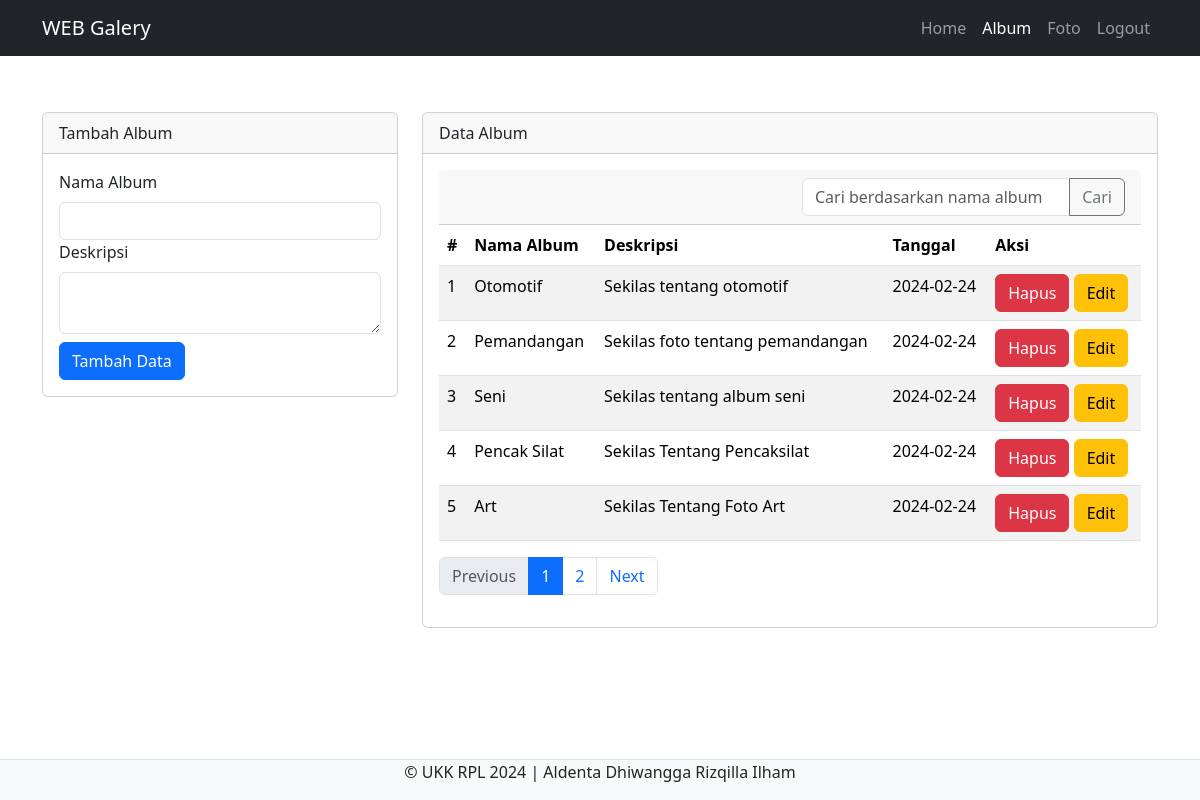
/admin/album.php (signed in), run on the app's committed database.
### tables this page shows
CREATE TABLE `album` (
  `albumid` int(11) NOT NULL,
  `namaalbum` varchar(255) NOT NULL,
  `deskripsi` text NOT NULL,
  `tanggaldibuat` date NOT NULL,
  `userid` int(11) NOT NULL
);

### admin/album.php (the view, shortened to what this page needs)
<?php
$userid = $_SESSION['userid'];
include "../config/koneksi.php";
?>
<!doctype html>
<html lang="en">
<head>
    <link href="https://cdn.jsdelivr.net/npm/bootstrap@5.3.3/dist/css/bootstrap.min.css" rel="stylesheet">
</head>
<body>
    <nav class="navbar navbar-expand-lg navbar-dark bg-dark">
        <div class="container">
            <a class="navbar-brand" href="index.php">WEB Galery</a>
            <div class="collapse navbar-collapse" id="navbarNav">
                <ul class="navbar-nav">
                    <li class="nav-item">
                        <a class="nav-link" href="home.php">Home</a>
                    </li>
                    <li class="nav-item">
                        <a class="nav-link active" href="album.php">Album</a>
                    </li>
                    <li class="nav-item">
                        <a class="nav-link" href="foto.php">Foto</a>
                    </li>
                    <li class="nav-item">
                        <a class="nav-link" href="../config/aksilogout.php">Logout</a>
                    </li>
                </ul>
            </div>
        </div>
    </nav><br><br>
    <div class="container">
        <div class="row">
            <div class="col-md-4">
                <div class="card mt-2">
                    <div class="card-header">Tambah Album</div>
                    <div class="card-body">
                        <form action="../config/aksialbum.php" method="POST">
                            <div class="form-group">
                                <label class="form-label">Nama Album</label>
                                <input type="text" name="namaalbum" class="form-control" required>
                            </div>
                            <div class="form-group">
                                <label class="form-label">Deskripsi</label>
                                <textarea type="text" name="deskripsi" class="form-control" required cols="30" rows="0"></textarea>
                            </div>
                            <button type="submit" class="btn btn-primary mt-2" name="tambah">Tambah Data</button>
                        </form>
                    </div>
                </div>
            </div>
            <div class="col-md-8">
                <div class="card mt-2">
                    <div class="card-header">Data Album</div>
                    <div class="card-body">
                        <?php
                        $rows_per_page = 5;
                        $sql_count = mysqli_query($koneksi, "SELECT COUNT(*) as total FROM album WHERE userid='$userid'");
                        $count_row = mysqli_fetch_assoc($sql_count)['total'];
                        $total_pages = ceil($count_row / $rows_per_page);
                        $current_page = isset($_GET['page']) ? $_GET['page'] : 1;
                        $offset = ($current_page - 1) * $rows_per_page;
                        $sqlpg = mysqli_query($koneksi, "SELECT * FROM album WHERE userid='$userid' LIMIT $offset, $rows_per_page");
                        if (isset($_GET['keyword']) && !empty($_GET['keyword'])) {
                            $keyword = $_GET['keyword'];
                            $sqlpg = mysqli_query($koneksi, "SELECT * FROM album WHERE userid='$userid' AND namaalbum LIKE '%$keyword%' LIMIT $offset, $rows_per_page");
                        } else {
                            $sqlpg = mysqli_query($koneksi, "SELECT * FROM album WHERE userid='$userid' LIMIT $offset, $rows_per_page");
                        }
                        ?>
                        <div class="card-header">
                            <div class="row">
                                <div class="col-md-6">
                                </div>
                                <div class="col-md-6">
                                    <form action="" method="GET">
                                        <div class="input-group">
                                            <input type="text" class="form-control" placeholder="Cari berdasarkan nama album" name="keyword">
                                            <button class="btn btn-outline-secondary" type="submit">Cari</button>
                                        </div>
                                    </form>
                                </div>
                            </div>
                        </div>
                        <table class="table table-striped">
                            <thead>
                                <tr>
                                    <th>#</th>
                                    <th>Nama Album</th>
                                    <th>Deskripsi</th>
                                    <th>Tanggal</th>
                                    <th>Aksi</th>
                                </tr>
                            </thead>
                            <tbody>
                                <?php
                                $userid = $_SESSION['userid'];
                                $no = 1;
                                $sql = mysqli_query($koneksi, "SELECT * FROM album WHERE userid='$userid'");
                                while ($data = mysqli_fetch_array($sql)) {
                                ?>
                                    <?php while ($datapg = mysqli_fetch_array($sqlpg)) { ?>
                                        <tr>
                                            <td><?= $no++ ?></td>
                                            <td><?= $datapg['namaalbum'] ?></td>
                                            <td><?= $datapg['deskripsi'] ?></td>
                                            <td><?= $datapg['tanggaldibuat'] ?></td>
                                            <td>
                                                <a href="#" class="btn btn-danger" data-bs-toggle="modal" data-bs-target="#hapus<?= $no ?>">Hapus</a>
                                                <a href="#" class="btn btn-warning" data-bs-toggle="modal" data-bs-target="#edit<?= $no ?>">Edit</a>
                                            </td>
                                        </tr>
                                    <?php } ?>
                                <?php } ?>
                            </tbody>
                        </table>
                        <nav aria-label="Page navigation example">
                            <ul class="pagination">
                                <li class="page-item <?php echo ($current_page == 1) ? 'disabled' : ''; ?>">
                                    <a class="page-link" href="?page=<?php echo ($current_page - 1); ?>">Previous</a>
                                </li>
                                <?php for ($i = 1; $i <= $total_pages; $i++) { ?>
                                    <li class="page-item <?php echo ($i == $current_page) ? 'active' : ''; ?>">
                                        <a class="page-link" href="?page=<?php echo $i; ?>"><?php echo $i; ?></a>
                                    </li>
                                <?php } ?>
                                <li class="page-item <?php echo ($current_page == $total_pages) ? 'disabled' : ''; ?>">
                                    <a class="page-link" href="?page=<?php echo ($current_page + 1); ?>">Next</a>
                                </li>
                            </ul>
                        </nav>
                    </div>
                </div>
            </div>
        </div>
    </div>
    <footer class="d-flex justify-content-center border-top mt-3 bg-light fixed-bottom">
        <p>&copy; UKK RPL 2024 | Aldenta Dhiwangga Rizqilla Ilham</p>
    </footer>
</body>
</html>

### data on the page
album: namaalbum "Otomotif", deskripsi "Sekilas tentang otomotif", tanggaldibuat "2024-02-24"
album: namaalbum "Pemandangan", deskripsi "Sekilas foto tentang pemandangan", tanggaldibuat "2024-02-24"
album: namaalbum "Seni", deskripsi "Sekilas tentang album seni", tanggaldibuat "2024-02-24"
album: namaalbum "Pencak Silat", deskripsi "Sekilas Tentang Pencaksilat", tanggaldibuat "2024-02-24"
album: namaalbum "Art", deskripsi "Sekilas Tentang Foto Art", tanggaldibuat "2024-02-24"
